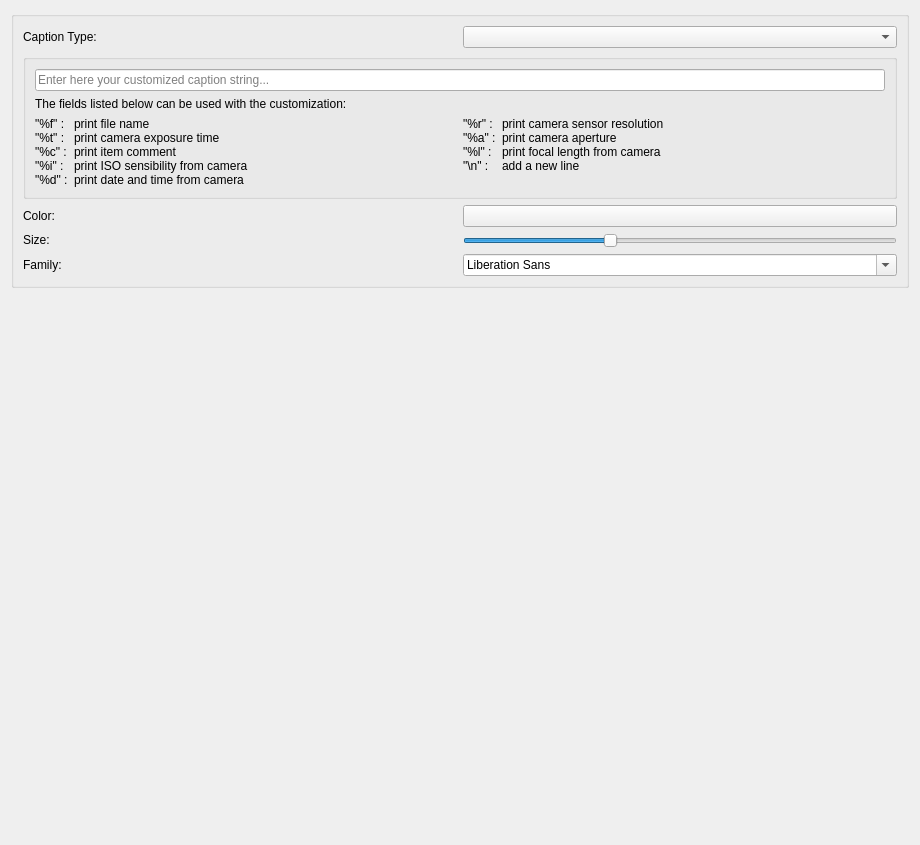
<?xml version="1.0" encoding="UTF-8"?>
<ui version="4.0">
 <class>AdvPrintCaptionPage</class>
 <widget class="QWidget" name="AdvPrintCaptionPage">
  <property name="geometry">
   <rect>
    <x>0</x>
    <y>0</y>
    <width>920</width>
    <height>845</height>
   </rect>
  </property>
  <property name="sizePolicy">
   <sizepolicy hsizetype="MinimumExpanding" vsizetype="MinimumExpanding">
    <horstretch>0</horstretch>
    <verstretch>0</verstretch>
   </sizepolicy>
  </property>
  <layout class="QGridLayout" name="gridLayout">
   <item row="2" column="0">
    <widget class="Digikam::DItemsList" name="mPrintList" native="true">
     <property name="sizePolicy">
      <sizepolicy hsizetype="Expanding" vsizetype="Expanding">
       <horstretch>0</horstretch>
       <verstretch>0</verstretch>
      </sizepolicy>
     </property>
     <property name="minimumSize">
      <size>
       <width>0</width>
       <height>0</height>
      </size>
     </property>
    </widget>
   </item>
   <item row="1" column="0">
    <widget class="QGroupBox" name="groupBox_3">
     <property name="title">
      <string/>
     </property>
     <layout class="QHBoxLayout" name="horizontalLayout_12">
      <item>
       <layout class="QHBoxLayout" name="horizontalLayout_9">
        <item>
         <layout class="QVBoxLayout" name="verticalLayout_5">
          <item>
           <layout class="QHBoxLayout" name="horizontalLayout">
            <item>
             <widget class="QLabel" name="label_2">
              <property name="sizePolicy">
               <sizepolicy hsizetype="Preferred" vsizetype="Fixed">
                <horstretch>0</horstretch>
                <verstretch>0</verstretch>
               </sizepolicy>
              </property>
              <property name="text">
               <string>Caption Type:</string>
              </property>
              <property name="buddy">
               <cstring>m_captionType</cstring>
              </property>
             </widget>
            </item>
            <item>
             <widget class="QComboBox" name="m_captionType"/>
            </item>
           </layout>
          </item>
          <item>
           <layout class="QVBoxLayout" name="verticalLayout_3">
            <item>
             <widget class="QGroupBox" name="m_customCaptionGB">
              <property name="title">
               <string/>
              </property>
              <layout class="QVBoxLayout" name="verticalLayout_4">
               <item>
                <layout class="QGridLayout" name="gridLayout_2" columnstretch="0,10,0,10">
                 <item row="3" column="1">
                  <widget class="QLabel" name="label_5">
                   <property name="text">
                    <string>print file name
print camera exposure time
print item comment
print ISO sensibility from camera
print date and time from camera</string>
                   </property>
                   <property name="alignment">
                    <set>Qt::AlignLeading|Qt::AlignLeft|Qt::AlignTop</set>
                   </property>
                  </widget>
                 </item>
                 <item row="3" column="2">
                  <widget class="QLabel" name="label_6">
                   <property name="text">
                    <string>&quot;%r&quot; :
&quot;%a&quot; :
&quot;%l&quot; :
&quot;\n&quot; :</string>
                   </property>
                   <property name="alignment">
                    <set>Qt::AlignLeading|Qt::AlignLeft|Qt::AlignTop</set>
                   </property>
                  </widget>
                 </item>
                 <item row="3" column="0">
                  <widget class="QLabel" name="label">
                   <property name="text">
                    <string>&quot;%f&quot; :
&quot;%t&quot; :
&quot;%c&quot; :
&quot;%i&quot; :
&quot;%d&quot; :</string>
                   </property>
                   <property name="alignment">
                    <set>Qt::AlignLeading|Qt::AlignLeft|Qt::AlignTop</set>
                   </property>
                  </widget>
                 </item>
                 <item row="3" column="3">
                  <widget class="QLabel" name="label_7">
                   <property name="text">
                    <string>print camera sensor resolution
print camera aperture
print focal length from camera
add a new line</string>
                   </property>
                   <property name="alignment">
                    <set>Qt::AlignLeading|Qt::AlignLeft|Qt::AlignTop</set>
                   </property>
                  </widget>
                 </item>
                 <item row="1" column="0" colspan="4">
                  <widget class="QLineEdit" name="m_FreeCaptionFormat">
                   <property name="enabled">
                    <bool>true</bool>
                   </property>
                   <property name="minimumSize">
                    <size>
                     <width>400</width>
                     <height>0</height>
                    </size>
                   </property>
                   <property name="placeholderText">
                    <string>Enter here your customized caption string...</string>
                   </property>
                  </widget>
                 </item>
                 <item row="2" column="0" colspan="4">
                  <widget class="QLabel" name="m_free_label">
                   <property name="text">
                    <string>The fields listed below can be used with the customization:</string>
                   </property>
                   <property name="alignment">
                    <set>Qt::AlignLeading|Qt::AlignLeft|Qt::AlignTop</set>
                   </property>
                  </widget>
                 </item>
                </layout>
               </item>
              </layout>
             </widget>
            </item>
            <item>
             <layout class="QVBoxLayout" name="verticalLayout"/>
            </item>
            <item>
             <layout class="QVBoxLayout" name="verticalLayout_6">
              <item>
               <layout class="QHBoxLayout" name="horizontalLayout_6">
                <item>
                 <widget class="QLabel" name="label_4">
                  <property name="text">
                   <string>Color:</string>
                  </property>
                  <property name="buddy">
                   <cstring>m_font_color</cstring>
                  </property>
                 </widget>
                </item>
                <item>
                 <widget class="Digikam::DColorSelector" name="m_font_color"/>
                </item>
               </layout>
              </item>
              <item>
               <layout class="QHBoxLayout" name="horizontalLayout_7">
                <item>
                 <widget class="QLabel" name="textLabel1_2">
                  <property name="sizePolicy">
                   <sizepolicy hsizetype="MinimumExpanding" vsizetype="Fixed">
                    <horstretch>0</horstretch>
                    <verstretch>0</verstretch>
                   </sizepolicy>
                  </property>
                  <property name="text">
                   <string>Size:</string>
                  </property>
                  <property name="wordWrap">
                   <bool>false</bool>
                  </property>
                  <property name="buddy">
                   <cstring>m_font_size</cstring>
                  </property>
                 </widget>
                </item>
                <item>
                 <widget class="QSlider" name="m_font_size">
                  <property name="sizePolicy">
                   <sizepolicy hsizetype="Expanding" vsizetype="Fixed">
                    <horstretch>0</horstretch>
                    <verstretch>0</verstretch>
                   </sizepolicy>
                  </property>
                  <property name="minimum">
                   <number>2</number>
                  </property>
                  <property name="maximum">
                   <number>8</number>
                  </property>
                  <property name="singleStep">
                   <number>2</number>
                  </property>
                  <property name="pageStep">
                   <number>2</number>
                  </property>
                  <property name="value">
                   <number>4</number>
                  </property>
                  <property name="orientation">
                   <enum>Qt::Horizontal</enum>
                  </property>
                 </widget>
                </item>
               </layout>
              </item>
             </layout>
            </item>
            <item>
             <layout class="QHBoxLayout" name="horizontalLayout_5">
              <item>
               <widget class="QLabel" name="label_3">
                <property name="text">
                 <string>Family:</string>
                </property>
                <property name="buddy">
                 <cstring>m_font_name</cstring>
                </property>
               </widget>
              </item>
              <item>
               <widget class="QFontComboBox" name="m_font_name"/>
              </item>
             </layout>
            </item>
            <item>
             <layout class="QHBoxLayout" name="horizontalLayout_4"/>
            </item>
           </layout>
          </item>
         </layout>
        </item>
       </layout>
      </item>
     </layout>
    </widget>
   </item>
  </layout>
 </widget>
 <customwidgets>
  <customwidget>
   <class>Digikam::DColorSelector</class>
   <extends>QPushButton</extends>
   <header>dcolorselector.h</header>
  </customwidget>
  <customwidget>
   <class>Digikam::DItemsList</class>
   <extends>QWidget</extends>
   <header>ditemslist.h</header>
  </customwidget>
 </customwidgets>
 <resources/>
 <connections/>
</ui>
